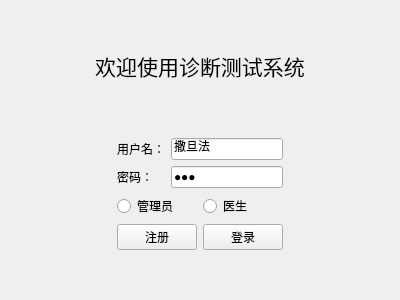
<?xml version="1.0" encoding="UTF-8"?>
<ui version="4.0">
 <class>LoginView</class>
 <widget class="QWidget" name="LoginView">
  <property name="geometry">
   <rect>
    <x>0</x>
    <y>0</y>
    <width>400</width>
    <height>300</height>
   </rect>
  </property>
  <property name="windowTitle">
   <string>登录</string>
  </property>
  <layout class="QGridLayout" name="gridLayout">
   <item row="0" column="0">
    <spacer name="verticalSpacer">
     <property name="orientation">
      <enum>Qt::Vertical</enum>
     </property>
     <property name="sizeHint" stdset="0">
      <size>
       <width>13</width>
       <height>33</height>
      </size>
     </property>
    </spacer>
   </item>
   <item row="1" column="0">
    <widget class="QLabel" name="label">
     <property name="font">
      <font>
       <family>黑体</family>
       <pointsize>16</pointsize>
      </font>
     </property>
     <property name="text">
      <string>欢迎使用诊断测试系统</string>
     </property>
     <property name="alignment">
      <set>Qt::AlignCenter</set>
     </property>
    </widget>
   </item>
   <item row="2" column="0">
    <spacer name="verticalSpacer_2">
     <property name="orientation">
      <enum>Qt::Vertical</enum>
     </property>
     <property name="sizeHint" stdset="0">
      <size>
       <width>20</width>
       <height>50</height>
      </size>
     </property>
    </spacer>
   </item>
   <item row="3" column="0">
    <layout class="QHBoxLayout" name="horizontalLayout_2">
     <item>
      <spacer name="horizontalSpacer_2">
       <property name="orientation">
        <enum>Qt::Horizontal</enum>
       </property>
       <property name="sizeHint" stdset="0">
        <size>
         <width>38</width>
         <height>20</height>
        </size>
       </property>
      </spacer>
     </item>
     <item>
      <layout class="QVBoxLayout" name="verticalLayout">
       <item>
        <layout class="QFormLayout" name="formLayout">
         <item row="0" column="0">
          <widget class="QLabel" name="label_2">
           <property name="text">
            <string>用户名：</string>
           </property>
          </widget>
         </item>
         <item row="1" column="0">
          <widget class="QLabel" name="label_3">
           <property name="text">
            <string>密码：</string>
           </property>
          </widget>
         </item>
         <item row="1" column="1">
          <widget class="QLineEdit" name="inputPassWord">
           <property name="text">
            <string>666</string>
           </property>
           <property name="echoMode">
            <enum>QLineEdit::Password</enum>
           </property>
          </widget>
         </item>
         <item row="0" column="1">
          <widget class="QLineEdit" name="inputuserName">
           <property name="text">
            <string>撒旦法</string>
           </property>
          </widget>
         </item>
        </layout>
       </item>
       <item>
        <layout class="QHBoxLayout" name="horizontalLayout_3">
         <item>
          <widget class="QRadioButton" name="rbmanage">
           <property name="text">
            <string>管理员</string>
           </property>
          </widget>
         </item>
         <item>
          <widget class="QRadioButton" name="rbdoctor">
           <property name="text">
            <string>医生</string>
           </property>
          </widget>
         </item>
        </layout>
       </item>
       <item>
        <layout class="QHBoxLayout" name="horizontalLayout">
         <item>
          <widget class="QPushButton" name="btSignOn">
           <property name="text">
            <string>注册</string>
           </property>
          </widget>
         </item>
         <item>
          <widget class="QPushButton" name="btSignIn">
           <property name="text">
            <string>登录</string>
           </property>
          </widget>
         </item>
        </layout>
       </item>
      </layout>
     </item>
     <item>
      <spacer name="horizontalSpacer">
       <property name="orientation">
        <enum>Qt::Horizontal</enum>
       </property>
       <property name="sizeHint" stdset="0">
        <size>
         <width>58</width>
         <height>20</height>
        </size>
       </property>
      </spacer>
     </item>
    </layout>
   </item>
   <item row="4" column="0">
    <spacer name="verticalSpacer_3">
     <property name="orientation">
      <enum>Qt::Vertical</enum>
     </property>
     <property name="sizeHint" stdset="0">
      <size>
       <width>17</width>
       <height>38</height>
      </size>
     </property>
    </spacer>
   </item>
  </layout>
 </widget>
 <resources/>
 <connections/>
</ui>
